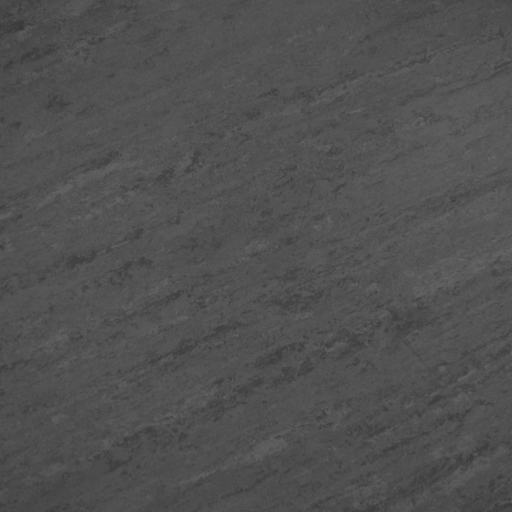
#> input picture data/surface_texture.png, 1024 x 1024 px (shown at 1/2 size)
$ python make_phase_cases.py
#> lines starting #> are read from the running program, lines starting #| are printed output that depends on the picture
"""Write the parity cases of the phase correlation.

    python tests/parity/make_phase_cases.py

creates ``phase_cases.mat`` with image pairs ``a01, b01, ...`` and the
results of the Python implementation: ``expected`` holds one row
``dx, dy, peak`` per pair, ``shift`` the true shift ``dx, dy`` of the
content from ``a`` to ``b`` (NaN for the blank pair, which has none).
``tests/matlab/test_phase_correlation.m`` and
``tests/python/test_phase_correlation.py`` check that MATLAB/Octave and
Python both reproduce ``expected`` from the pairs to 1e-9. The pairs are
crops of data/surface_texture.png moved by exact band-limited (Fourier)
shifts of the whole texture, so ``b`` has no wrapped or zero-filled content.
This file is separate from make_cases.py and cases.mat, which hold the
cases of the estimator.
"""

from pathlib import Path

import matplotlib.image as mpimg
import numpy as np
from scipy.io import savemat

from fftvel import phase_correlation
from fftvel.simulate import make_texture

HERE = Path(__file__).resolve().parent
REPO = HERE.parents[1]

# (rows, cols, dx, dy, noise, kind); noise relative to the standard deviation of each crop
CASES = [
    (64, 64, 2.3, -1.6, 0.0, "float"),
    (96, 80, -4.55, 3.25, 0.0, "float"),       # non-square: dx along the 80 columns
    (65, 63, 0.5, -0.5, 0.0, "float"),         # odd sizes, half-pixel shift
    (96, 96, 7.8, 0.1, 0.25, "float"),         # noise
    (64, 64, 0.0, 0.0, 0.0, "float"),          # identical images: (0, 0) and peak 1
    (64, 64, 3.7, 2.2, 0.0, "uint8"),          # 8-bit frames, as from a camera
    (48, 48, 11.4, -10.6, 0.0, "random"),      # random texture, shift near a quarter of the square
    (64, 64, -0.25, 0.75, 1.0, "float"),       # strong noise: a broad peak
    (1, 96, -3.35, 0.0, 0.0, "float"),         # a single row
    (16, 16, np.nan, np.nan, 0.0, "blank"),    # constant images: (0, 0) and peak 0
]


def shifted(tex, dx, dy):
    """``tex`` moved by ``(dx, dy)`` px (x along columns, y down), periodic band-limited shift."""
    fy = np.fft.fftfreq(tex.shape[0])
    fx = np.fft.fftfreq(tex.shape[1])
    return np.real(np.fft.ifft2(np.fft.fft2(tex) * np.exp(-2j * np.pi * np.add.outer(fy * dy, fx * dx))))


def main():
    rng = np.random.default_rng(20261011)
    surface = mpimg.imread(REPO / "data" / "surface_texture.png").astype(float)[:512, :512]
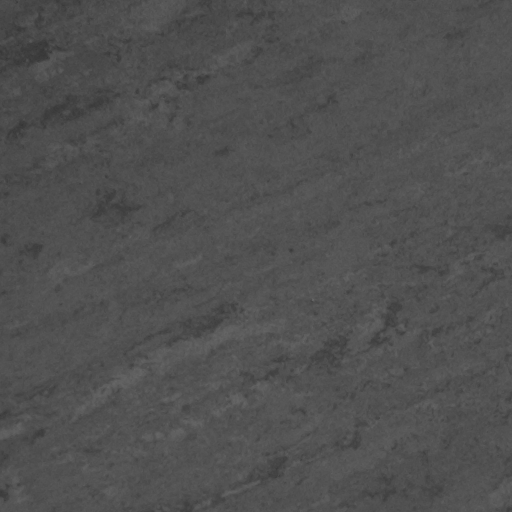
#> surface: shape (512, 512) float64; min 0.212, max 0.4, mean 0.317
    mats = {}
    expected = []
    for k, (h, w, dx, dy, noise, kind) in enumerate(CASES, start=1):
        tex = make_texture(256, 1.5, rng) if kind == "random" else surface
        r0, c0 = rng.integers(32, tex.shape[0] - max(h, w) - 32, 2)
        a = tex[r0:r0 + h, c0:c0 + w]
        if kind == "blank":
            a, b = np.ones((h, w)), np.full((h, w), 7.0)
        elif dx or dy:
            b = shifted(tex, dx, dy)[r0:r0 + h, c0:c0 + w]
        else:
            b = a.copy()
        if noise:
            a = a + noise * a.std() * rng.standard_normal(a.shape)
            b = b + noise * b.std() * rng.standard_normal(b.shape)
        if kind == "uint8":
            lo, hi = tex.min(), tex.max()
            a, b = (np.round(255 * (x - lo) / (hi - lo)).astype(np.uint8) for x in (a, b))
        else:
            a, b = a.astype(np.float32), b.astype(np.float32)
        mats[f"a{k:02d}"] = a
        mats[f"b{k:02d}"] = b
        expected.append(phase_correlation(a, b))
        gx, gy, peak = expected[-1]
        print(f"case {k}: {h}x{w} {kind}, true ({dx}, {dy}), got ({gx:.4f}, {gy:.4f}), peak {peak:.3f}")
#> after the loop, expected = []; mats = 2 items
    mats["expected"] = np.array(expected)
    mats["shift"] = np.array([[c[2], c[3]] for c in CASES], dtype=float)
    savemat(HERE / "phase_cases.mat", mats, do_compression=True)


if __name__ == "__main__":
    import argparse

    argparse.ArgumentParser(description=__doc__, formatter_class=argparse.RawDescriptionHelpFormatter).parse_args()
    main()
#> (the call stopped at in main, `expected.append(phase_correlation(a, b))`: fftvel is not available in this run)
